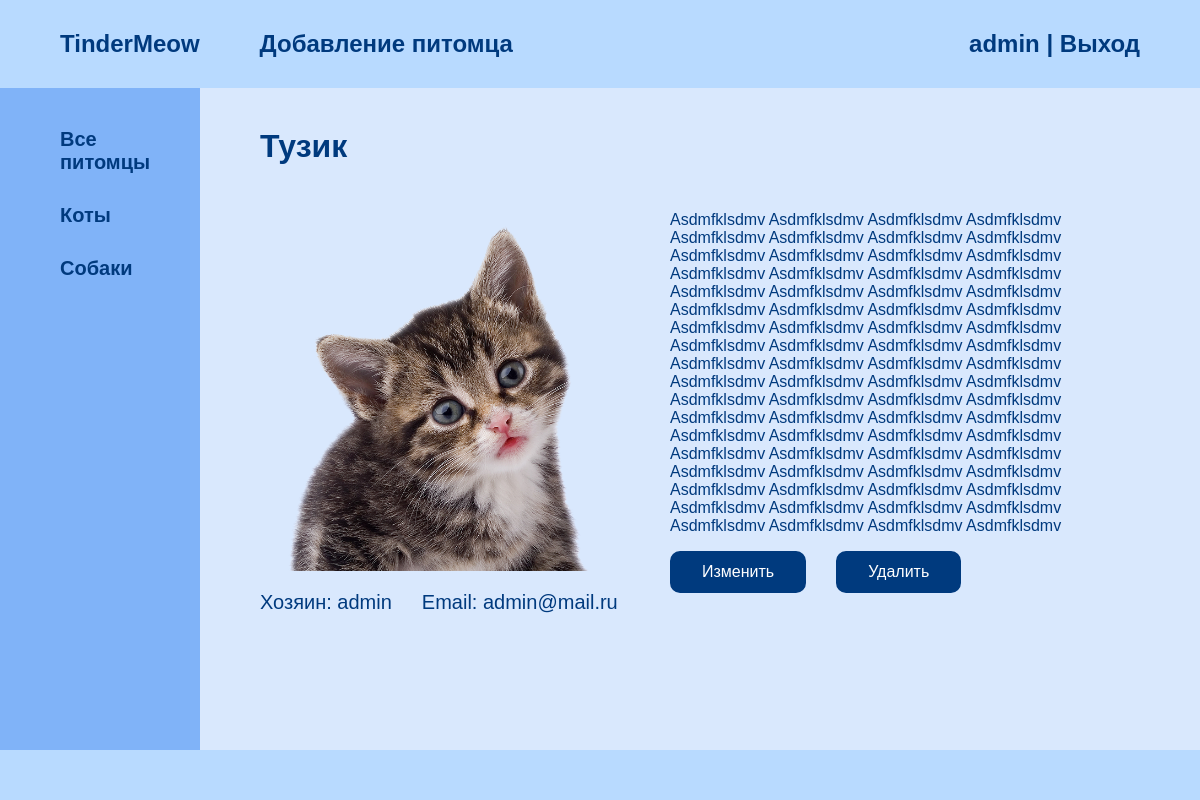
Page /pet/Tusik (signed in) on the committed database.
### main/models.py (models this page shows, shortened)
class Species(models.Model):
    title = models.CharField(max_length=30, unique=True, verbose_name='Название вида')
    title_plural = models.CharField(max_length=30, unique=True, verbose_name='Название вида (мн. ч.)', null=True)
    slug = models.SlugField(max_length=30, unique=True, db_index=True, verbose_name='URL')
    class Meta:
        verbose_name = 'Биологический вид'
        verbose_name_plural = 'Биологические виды'
        ordering = ['id']
    def get_absolute_url(self):
        return reverse('species', kwargs={'species_slug': self.slug})

class Pet(models.Model):
    name = models.CharField(max_length=30, verbose_name='Кличка')
    slug = models.SlugField(max_length=60, unique=True, db_index=True, verbose_name='URL')
    photo = models.ImageField(upload_to='main/img/pet/%Y/%m/%d', verbose_name='Фото')
    description = models.TextField(blank=True, verbose_name='Описание')
    time_add = models.DateTimeField(auto_now_add=True, verbose_name='Создано')
    time_edit = models.DateTimeField(auto_now=True, verbose_name='Изменено')
    is_published = models.BooleanField(default=True, verbose_name='Опубликовано')
    owner = models.ForeignKey('Person', on_delete=models.CASCADE, verbose_name='Хозяин')
    species = models.ForeignKey('Species', on_delete=models.PROTECT, verbose_name='Биологический вид')
    class Meta:
        verbose_name = 'Питомец'
        verbose_name_plural = 'Питомцы'
        ordering = ['id']
    def __str__(self):
        return self.name
    def get_edit_url(self):
        return reverse('pet_edit', kwargs={'pet_slug': self.slug})
    def get_delete_url(self):
        return reverse('pet_delete', kwargs={'pet_slug': self.slug})
    def get_owner(self):
        return Person.objects.get(id=self.owner_id)

### main/views.py (the view)
# urls.py: path('pet/<slug:pet_slug>', ShowPet.as_view(), name='pet'),
class ShowPet(MyLoginRequiredMixin, DataMixin, DetailView):
    model = Pet
    template_name = 'main/pet.html'
    slug_url_kwarg = 'pet_slug'
    context_object_name = 'pet'
    def get_context_data(self, *, object_list=None, **kwargs):
        context = super().get_context_data(**kwargs)
        c_def = self.get_user_context(title=context['pet'], id_selected=0, auth=True)
        return dict(list(context.items()) + list(c_def.items()))

### main/models.py (called while the page is built)
    def get_absolute_url(self):
        return reverse('user', kwargs={'user_id': self.id})

### main/utils.py (called while the page is built)
    def get_user_context(self, **kwargs):
        context = kwargs
        if 'auth' in context:
            context['menu'] = authed
        else:
            context['menu'] = menu
        context['species'] = Species.objects.all()
        return context

### main/templates/main/pet.html (shortened to what this page needs)
{% extends 'main/layout.html' %}
{% block main %}
    <div class="pet_container">
        <div class="pet_wrapper">
            {% if pet.photo %}
                <img src="{{ pet.photo.url }}" alt="photo" class="pet_img">
            {% endif %}
            <div class="pet_info">
                <a href="{{ pet.get_owner.get_absolute_url }}" class="pet_txt pet_link">Хозяин: {{ pet.get_owner.username }}</a>
                <p class="pet_txt">Email:&nbsp;{{ pet.get_owner.email }}</p>
            </div>
        </div>
        <div class="pet_wrapper">
            {{ pet.description|linebreaks }}
            <div class="btns">
                <a href="{{ pet.get_edit_url }}" class="btn">Изменить</a>
                <a href="{{ pet.get_delete_url }}" class="btn last">Удалить</a>
            </div>
        </div>
    </div>
{% endblock %}

### main/templates/main/layout.html (shortened to what this page needs)
{% load static %}
<!doctype html>
<html lang="en">
    <head>
        <link rel="stylesheet" href="{% static 'css/index.css' %}">
    </head>
    <body>
        <div class="body_container">
            <header class="header">
                <div class="header_first">
                    {% for item in menu %}
                        {% if loop.last %}
                            <a href="{% url item.url_name %}" class="header_txt last link_effect">{{ item.title }}</a>
                        {% else %}
                            <a href="{% url item.url_name %}" class="header_txt not_last link_effect">{{ item.title }}</a>
                        {% endif %}
                    {% endfor %}
                </div>
                <div class="header_last">
                    {% if request.user.is_authenticated %}
                        <p class="header_txt">{{ user.username }}&nbsp;|&nbsp;</p>
                        <a href="{% url 'logout' %}" class="header_link header_txt last link_effect">Выход</a>
                    {% else %}
                        <a href="{% url 'register' %}" class="header_link header_txt last link_effect">Регистрация&nbsp;|&nbsp;</a>
                        <a href="{% url 'login' %}" class="header_link header_txt last link_effect">Вход</a>
                    {% endif %}
                </div>
            </header>
            <main class="main">
                {% if request.user.is_authenticated %}
                    <aside class="main_aside">
                        <a href="{% url 'all' %}" class="link_effect aside_link">Все питомцы</a>
                        {% for item in species %}
                            {% if loop.last %}
                                <a href="{{ item.get_absolute_url }}" class="link_effect aside_link">{{ item.title_plural }}</a>
                            {% else %}
                                <a href="{{ item.get_absolute_url }}" class="link_effect aside_link">{{ item.title_plural }}</a>
                            {% endif %}
                        {% endfor %}
                    </aside>
                {% endif %}
                <div class="main_container">
                    <h1 class="heading">{{ title }}</h1>
                    <div class="container">
                        {% block main %}{% endblock %}
                    </div>
                </div>
            </main>
        </div>
        <footer class="footer">
        </footer>
    </body>
</html>

### static/css/index.css (style rules this page uses)
* { text-decoration: none; font-family: Arial; color: #003A7E; }
body { margin: 0 auto; min-height: 100vh; max-width: 1440px; display: flex; flex-direction: column; }
.body_container { flex-grow: 1; display: flex; flex-direction: column; }
.header { width: 100%; display: flex; justify-content: space-between; align-items: center; padding: 30px 60px; box-sizing: border-box; background-color: #b8daff; }
.header_first { display: flex; align-items: center; }
.header_last { display: flex; align-items: center; }
.header_txt { margin: 0; font-size: 24px; font-weight: 600; }
.main { flex-grow: 1; background-color: rgb(217, 232, 253); display: flex; justify-content: space-between; padding: 0 60px 0 0; box-sizing: border-box; }
.main_aside { width: 200px; padding: 40px 60px 0; box-sizing: border-box; background-color: rgb(128, 179, 248); display: flex; flex-direction: column; }
.aside_link { font-size: 20px; font-weight: 600; margin-bottom: 30px; }
.aside_link:last-child { margin: 0; }
.main_container { padding: 40px 60px 20px; box-sizing: border-box; display: flex; flex-direction: column; }
.container { display: flex; flex-wrap: wrap; }
.heading { margin: 0 0 30px; }
.pet_img { max-width: 400px; }
.pet_container { display: flex; flex-wrap: wrap; }
.pet_wrapper { display: flex; flex-direction: column; width: 50%; }
.pet_info { display: flex; margin-top: 20px; }
.pet_txt { font-size: 20px; margin: 0 30px 0 0; }
.footer { height: 50px; background-color: #b8daff; }
.btns { display: flex; justify-content: flex-start; align-items: center; }
.btn { background-color: #003A7E; color: #ffffff; border: 2px solid #003A7E; padding: 10px 30px; box-sizing: border-box; border-radius: 10px; font-weight: 500; margin-right: 30px; }
.link_effect { color: #003A7E; transition: color 200ms ease, transform 200ms ease; }
.not_last { margin-right: 60px; }
.last { margin: 0; }

### rows in the picture
Species: title_plural "Коты"
Species: title_plural "Собаки"
Pet: name "Тузик", photo (picture), get_owner.username "admin", get_owner.email "admin@mail.ru", description "Asdmfklsdmv Asdmfklsdmv Asdmfklsdmv Asdmfklsdmv Asdmfklsdmv Asdmfklsdmv Asdmfklsdmv Asdmfklsdmv Asdmfklsdmv Asdmfklsdmv Asdmfklsdmv Asdmfklsdmv Asdmfklsdmv Asdmfklsdmv Asdmfklsdmv Asdmfklsdmv Asdmfklsdmv Asdmfklsdmv Asdmfklsdmv Asdmfklsdmv Asdmfklsdmv Asdmfklsdmv Asdmfklsdmv Asdmfklsdmv Asdmfklsdmv Asdmfklsdmv Asdmfklsdmv Asdmfklsdmv Asdmfklsdmv Asdmfklsdmv Asdmfklsdmv Asdmfklsdmv Asdmfklsdmv Asdmfklsdmv Asdmfklsdmv Asdmfklsdmv Asdmfklsdmv Asdmfklsdmv Asdmfklsdmv Asdmfklsdmv Asdmfklsdmv Asdmfklsdmv Asdmfklsdmv Asdmfklsdmv Asdmfklsdmv Asdmfklsdmv Asdmfklsdmv Asdmfklsdmv Asdmfklsdmv Asdmfklsdmv Asdmfklsdmv Asdmfklsdmv Asdmfklsdmv Asdmfklsdmv Asdmfklsdmv Asdmfklsdmv Asdmfklsdmv Asdmfklsdmv…"

### other values in the picture
{{ item.title }} "TinderMeow" "Добавление питомца"
{{ user.username }} "admin"
